Frame 1 (no input): blank canvas, image omitted
Frame 60 (the mouse pressed at the canvas centre just before this capture): blank canvas, image omitted
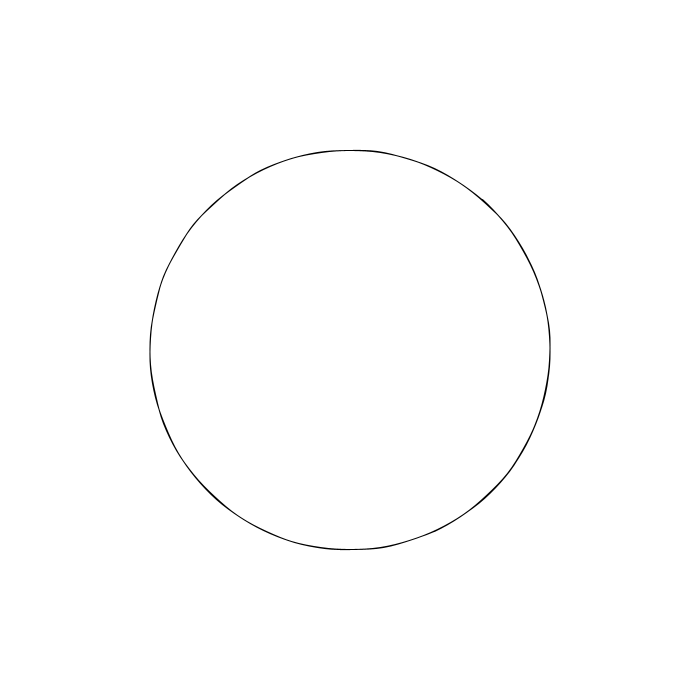
Frame 120 (the mouse held since frame 60 and released just before this capture)

The Processing sketch whose frames 1 and 60 were blank and that drew this single picture after the mouse press (run headless with seeded random() and noise(); from frame 60 on, the mouse is pressed at the canvas centre):

// Processing sketch: oscillate4
// ── oscillate4.pde
float[] y = new float[100];
float[] x = new float[100];
float angle;
float rate;

void setup() {
  size(700,700);
  noFill();
  stroke(0);
  angle = 0;
  rate = 1;
}

void draw() {
  background(255);
  float mx = map(mouseX, 0, width, 0.0, 0.3);
  float my = map(mouseY, 0, height, 0.0, 0.3);

  angle += rate;

  beginShape();
  for (int i = 0; i < y.length; i++) {
    curveVertex(x[i], y[i]);
    y[i] = height/2 + sin((angle + i) * mx) * 200;
    x[i] = width/2 + cos((angle + i) * my) * 200;
  }
  endShape();
}
